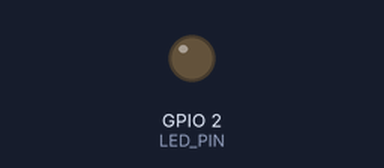
Recording of a sketch running on a simulated ESP32. On the bench: output pins drawn as LEDs (lit = HIGH). Nothing arrives over Bluetooth unless stated; a phone connects over Bluetooth LE 3 s after start; what the sketch prints to the serial monitor is not drawn.

Above: at 0.1 s.
At 3.1 s:
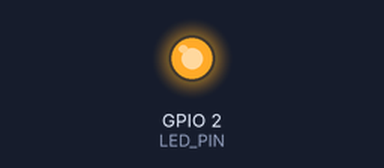
Timing chart, 0 to 4.6 s (numbered marks = the images above):
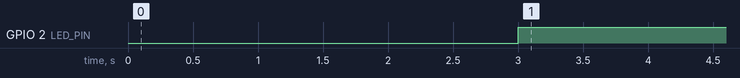

The sketch:

BLE+_TF_Luna_in_ESP32.ino
```cpp
#include <BLEDevice.h>
#include <BLEServer.h>
#include <BLEUtils.h>
#include <BLEAdvertising.h>
#include <BLE2902.h>

#define LED_PIN 2
HardwareSerial tfSerial(2);  // UART2 (RX=16, TX=17)

bool deviceConnected = false;
BLECharacteristic* pNotifyCharacteristic;
BLEAdvertising* pAdvertising;

class MyServerCallbacks : public BLEServerCallbacks {
  void onConnect(BLEServer* pServer) override {
    Serial.println("✅ Thiết bị đã kết nối BLE!");
    deviceConnected = true;
    digitalWrite(LED_PIN, HIGH);
  }

  void onDisconnect(BLEServer* pServer) override {
    Serial.println("⚠️ Thiết bị đã ngắt kết nối BLE!");
    deviceConnected = false;
    digitalWrite(LED_PIN, LOW);
    delay(500);
    pAdvertising->start();
  }
};

void setLongRangeMode() {
  byte cmd[9] = {0x5A, 0x05, 0x04, 0x00, 0x00, 0x00, 0x00, 0x00, 0x00};
  tfSerial.write(cmd, sizeof(cmd));
  Serial.println("📡 TF-Luna chuyển sang chế độ long-range");
}

void setup() {
  Serial.begin(115200);
  pinMode(LED_PIN, OUTPUT);
  digitalWrite(LED_PIN, LOW);

  BLEDevice::init("ESP32_LiDAR");
  BLEServer* pServer = BLEDevice::createServer();
  pServer->setCallbacks(new MyServerCallbacks());

  BLEService* pService = pServer->createService("12345678-1234-1234-1234-1234567890ab");

  pNotifyCharacteristic = pService->createCharacteristic(
    "abcdefab-1234-5678-1234-56789abcdef0",
    BLECharacteristic::PROPERTY_NOTIFY
  );
  pNotifyCharacteristic->addDescriptor(new BLE2902());

  pService->start();

  pAdvertising = BLEDevice::getAdvertising();
  pAdvertising->addServiceUUID("12345678-1234-1234-1234-1234567890ab");
  pAdvertising->start();
  Serial.println("📣 Đang quảng bá BLE...");

  tfSerial.begin(115200, SERIAL_8N1, 16, 17);
  Serial.println("🔍 Đang khởi động đọc dữ liệu TF-Luna...");
  setLongRangeMode();
}

void loop() {
  // Đọc gói dữ liệu hợp lệ từ TF-Luna
  if (tfSerial.available() >= 9) {
    if (tfSerial.read() == 0x59 && tfSerial.read() == 0x59) {
      uint8_t data[9];
      tfSerial.readBytes(data, 9);

      int distance = data[0] + data[1] * 256;
      int strength = data[2] + data[3] * 256;

      Serial.printf("📏 Khoảng cách: %d cm\t💡 Cường độ: %d\n", distance, strength);

      if (deviceConnected) {
        char payload[20];
        sprintf(payload, "%d", distance);  // Có thể thay bằng JSON nếu muốn thêm strength
        pNotifyCharacteristic->setValue(payload);
        pNotifyCharacteristic->notify();
      }
    }
  }
}
```

Measured:
- by itself, GPIO 2 (LED_PIN): LOW → HIGH at 3.0 s
